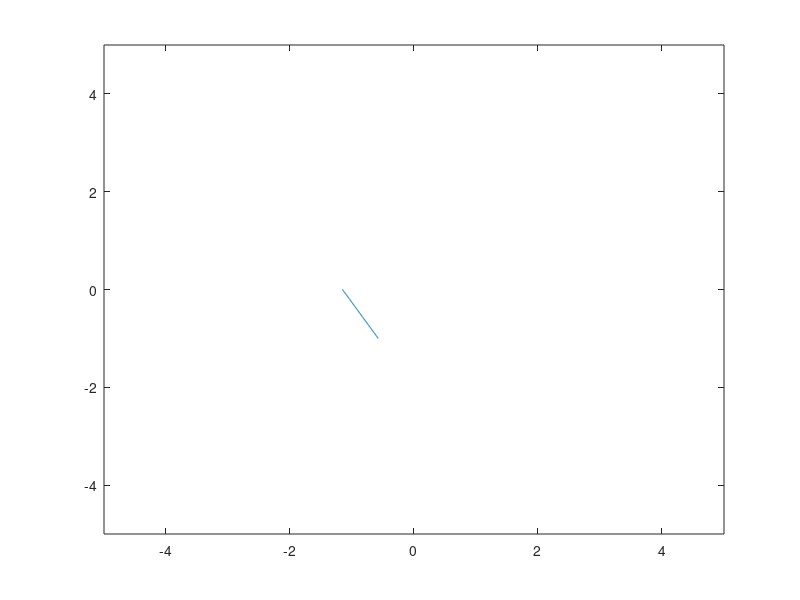

This chart was generated by the following MATLAB code: (Note: this script raises an error after producing the figure.)
PdB = 50;
P = 10^(PdB/10);

W = 1;
N_0 = 1;
rho = 1;
alpha = 3;

offset = 0:0.01:1

d1y = -1 + offset;
d1x = -0.577 - 0.577*offset;

d2y = 1*ones(size(offset));
d2x = offset*1.154 - 0.577; 

d3y = offset;
d3x = 1.154 - 0.577*offset;

plot( d1x,d1y )
xlim([-5,5])
ylim([-5,5])

c = 0;
[MaxCapOMA, MaxCapCoopSIC, i_x ] = deal(NaN*ones(1,c)); 

for i = 1 : 1 : 101
    c = c + 1;
    MaxCapOMA(i) = OptimalOMAN( P ,W,N_0,alpha,d1x(i),d1y(i),d2x(i),d2y(i),d3x(i),d3y(i));
    [MaxCapCoopSIC(i), i_x(i)] = PermutationCoopSIC( P, W,rho,N_0,alpha,d1x(i),d1y(i),d2x(i),d2y(i),d3x(i),d3y(i));
end

plot( offset , MaxCapOMA )
hold on
plot( offset , MaxCapCoopSIC )